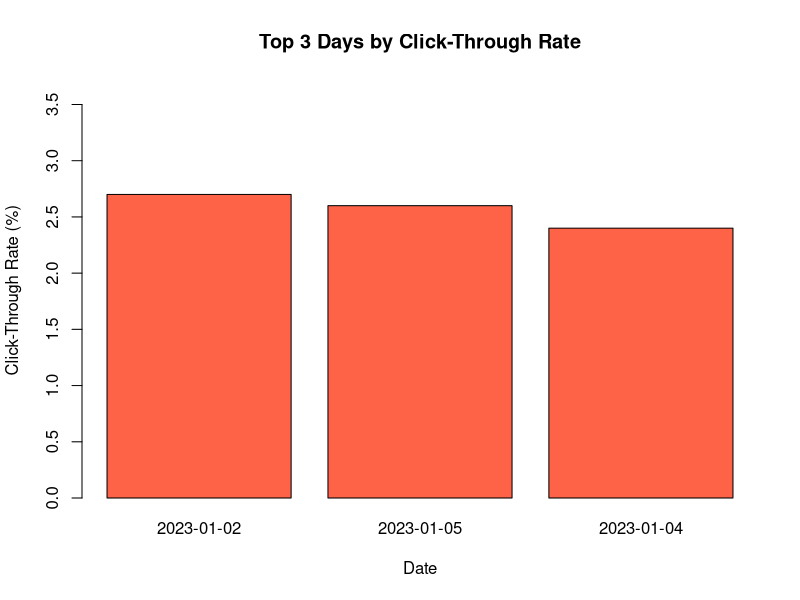

R code for this plot:
# Set 5 - Q2: Bar chart of top N days by click-through rate
date <- c("2023-01-01","2023-01-02","2023-01-03","2023-01-04","2023-01-05")
ctr <- c(2.3, 2.7, 2.0, 2.4, 2.6)   # click-through rate in %

# Choose top N (e.g. top 3 days)
N <- 3
top_idx <- order(ctr, decreasing = TRUE)[1:N]
top_dates <- date[top_idx]
top_ctr <- ctr[top_idx]

barplot(top_ctr, names.arg = top_dates,
        main = paste("Top", N, "Days by Click-Through Rate"),
        xlab = "Date", ylab = "Click-Through Rate (%)",
        col = "tomato", ylim = c(0, max(top_ctr) + 1))
